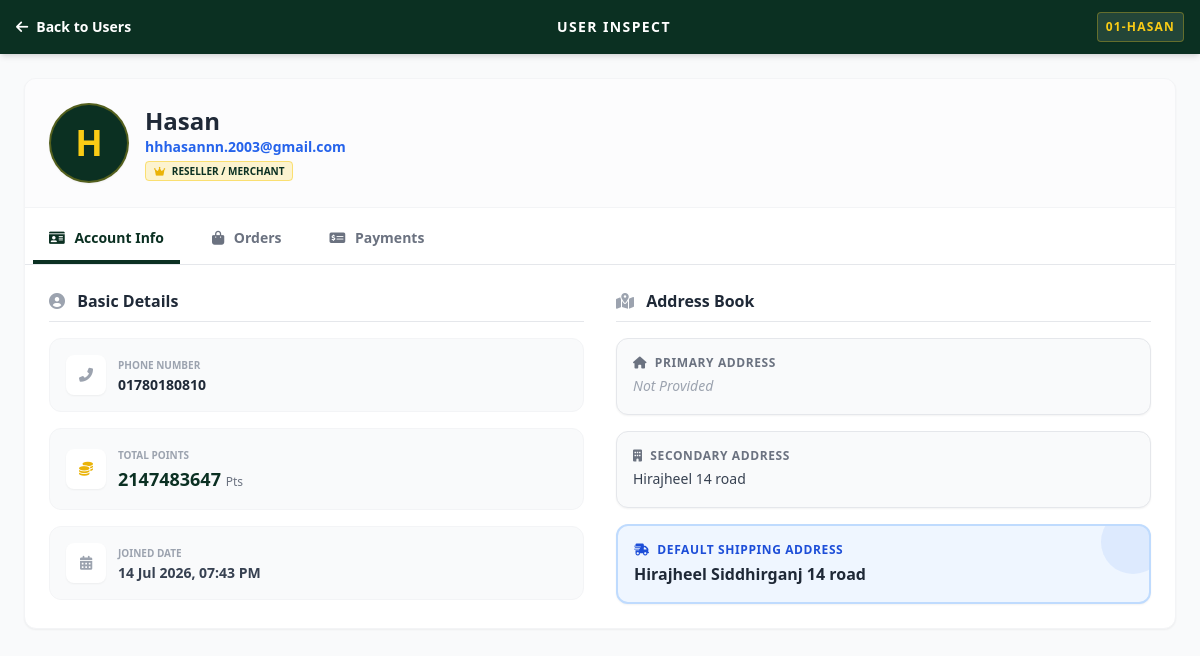
Page /admin/user_view.php?id=1 (signed in) on the committed database.
### tables this page shows
CREATE TABLE `users` (
  `id` int(11) NOT NULL,
  `name` varchar(255) NOT NULL,
  `email` varchar(255) NOT NULL,
  `password` varchar(255) NOT NULL,
  `created_at` timestamp NOT NULL DEFAULT current_timestamp(),
  `phone` varchar(20) DEFAULT NULL,
  `dob` date DEFAULT NULL,
  `primary_address` text DEFAULT NULL,
  `secondary_address` text DEFAULT NULL,
  `shipping_address` text DEFAULT NULL,
  `profile_image` varchar(255) DEFAULT NULL,
  `points` int(11) DEFAULT 0,
  `membership_tier` varchar(50) DEFAULT 'New Member'
);

### admin/user_view.php (the view, shortened to what this page needs)
<?php
include '../db.php';
$user_id = (int)$_GET['id'];
$user_query = $conn->query("SELECT * FROM users WHERE id = $user_id");
$user = $user_query->fetch_assoc();
$first_name = strtok($user['name'], " ");
$shipping_mark = sprintf("%02d-%s", $user['id'], $first_name);
?>
<!DOCTYPE html>
<html lang="en">
<head>
    <script src="https://cdn.tailwindcss.com"></script>
    <link rel="stylesheet" href="https://cdnjs.cloudflare.com/ajax/libs/font-awesome/6.0.0/css/all.min.css">
</head>
<body class="bg-gray-50 h-screen flex flex-col text-sm font-sans">
    <header class="bg-[#0B3022] text-white px-4 py-3 flex justify-between items-center shadow-md z-30">
        <a href="users.php" class="text-white hover:text-[#facc15] flex items-center gap-2 font-bold text-xs md:text-sm"><i class="fas fa-arrow-left"></i> Back to Users</a>
        <h1 class="font-extrabold uppercase tracking-widest text-xs md:text-sm">User Inspect</h1>
        <span class="bg-white/10 px-2 py-1.5 rounded font-black tracking-widest text-[#facc15] text-[10px] md:text-xs border border-[#facc15]/30 shadow-sm uppercase">
            <?php echo $shipping_mark; ?>
        </span>
    </header>
    <main class="flex-1 overflow-y-auto p-3 md:p-6 pb-20">
        <div class="bg-white rounded-xl shadow-sm border border-gray-100 overflow-hidden max-w-6xl mx-auto">
            <div class="p-4 md:p-6 flex items-center gap-3 md:gap-4 border-b border-gray-100 bg-gray-50/50">
                <div class="w-14 h-14 md:w-20 md:h-20 rounded-full bg-[#0B3022] text-[#facc15] flex items-center justify-center font-bold text-2xl md:text-4xl shadow-sm border-2 border-[#facc15]/30">
                    <?php echo strtoupper(substr($user['name'], 0, 1)); ?>
                </div>
                <div>
                    <h2 class="text-base md:text-2xl font-extrabold text-gray-800"><?php echo htmlspecialchars($user['name']); ?></h2>
                    <p class="text-[11px] md:text-sm text-blue-600 font-bold mb-1"><?php echo htmlspecialchars($user['email']); ?></p>
                    <p class="text-[10px]"><span class="bg-[#facc15]/20 text-[#0B3022] px-2 py-0.5 rounded font-extrabold uppercase border border-[#facc15]/50"><i class="fas fa-crown text-[#eab308] mr-1"></i> <?php echo !empty($user['membership_tier']) ? $user['membership_tier'] : 'New Member'; ?></span></p>
                </div>
            </div>
            <div class="flex border-b border-gray-200 bg-white px-2 pt-2 gap-2 md:gap-4 overflow-x-auto no-scrollbar whitespace-nowrap">
                <button onclick="switchTab('account')" id="btn-account" class="tab-btn px-4 py-3 text-xs md:text-sm font-extrabold text-[#0B3022] border-b-4 border-[#0B3022] transition"><i class="fas fa-id-card mr-1.5"></i> Account Info</button>
                <button onclick="switchTab('orders')" id="btn-orders" class="tab-btn px-4 py-3 text-xs md:text-sm font-bold text-gray-500 border-b-4 border-transparent transition"><i class="fas fa-shopping-bag mr-1.5"></i> Orders</button>
                <button onclick="switchTab('payments')" id="btn-payments" class="tab-btn px-4 py-3 text-xs md:text-sm font-bold text-gray-500 border-b-4 border-transparent transition"><i class="fas fa-money-check-alt mr-1.5"></i> Payments</button>
            </div>
            <div id="tab-account" class="tab-content active p-4 md:p-6">
                <div class="grid grid-cols-1 md:grid-cols-2 gap-6 md:gap-8">
                    <div>
                        <h3 class="text-sm md:text-base font-extrabold text-gray-800 border-b pb-2 mb-4"><i class="fas fa-user-circle text-gray-400 mr-2"></i> Basic Details</h3>
                        <div class="space-y-4">
                            <div class="bg-gray-50 p-4 rounded-xl border border-gray-100 flex items-center gap-3">
                                <div class="w-10 h-10 bg-white rounded-lg flex items-center justify-center text-gray-400 shadow-sm"><i class="fas fa-phone-alt"></i></div>
                                <div><p class="text-[10px] text-gray-400 font-bold uppercase">Phone Number</p><p class="font-extrabold text-gray-800"><?php echo !empty($user['phone']) ? $user['phone'] : 'Not Provided'; ?></p></div>
                            </div>
                            <div class="bg-gray-50 p-4 rounded-xl border border-gray-100 flex items-center gap-3">
                                <div class="w-10 h-10 bg-white rounded-lg flex items-center justify-center text-yellow-500 shadow-sm"><i class="fas fa-coins"></i></div>
                                <div><p class="text-[10px] text-gray-400 font-bold uppercase">Total Points</p><p class="font-extrabold text-[#0B3022] text-lg"><?php echo isset($user['points']) ? $user['points'] : 0; ?> <span class="text-xs text-gray-500 font-medium">Pts</span></p></div>
                            </div>
                            <div class="bg-gray-50 p-4 rounded-xl border border-gray-100 flex items-center gap-3">
                                <div class="w-10 h-10 bg-white rounded-lg flex items-center justify-center text-gray-400 shadow-sm"><i class="fas fa-calendar-alt"></i></div>
                                <div><p class="text-[10px] text-gray-400 font-bold uppercase">Joined Date</p><p class="font-bold text-gray-700"><?php echo isset($user['created_at']) ? date('d M Y, h:i A', strtotime($user['created_at'])) : 'Unknown'; ?></p></div>
                            </div>
                        </div>
                    </div>
                    <div>
                        <h3 class="text-sm md:text-base font-extrabold text-gray-800 border-b pb-2 mb-4"><i class="fas fa-map-marked-alt text-gray-400 mr-2"></i> Address Book</h3>
                        <div class="space-y-4 text-sm">
                            <div class="bg-gray-50 p-4 rounded-xl border border-gray-200 shadow-sm">
                                <p class="text-[10px] md:text-xs font-extrabold text-gray-500 uppercase tracking-wider mb-1"><i class="fas fa-home mr-1"></i> Primary Address</p>
                                <p class="text-gray-700 font-medium leading-relaxed"><?php echo !empty($user['address']) ? nl2br(htmlspecialchars($user['address'])) : '<span class="italic text-gray-400">Not Provided</span>'; ?></p>
                            </div>
                            <div class="bg-gray-50 p-4 rounded-xl border border-gray-200 shadow-sm">
                                <p class="text-[10px] md:text-xs font-extrabold text-gray-500 uppercase tracking-wider mb-1"><i class="fas fa-building mr-1"></i> Secondary Address</p>
                                <p class="text-gray-700 font-medium leading-relaxed"><?php echo !empty($user['secondary_address']) ? nl2br(htmlspecialchars($user['secondary_address'])) : '<span class="italic text-gray-400">Not Provided</span>'; ?></p>
                            </div>
                            <div class="bg-blue-50 p-4 rounded-xl border-2 border-blue-200 shadow-sm relative overflow-hidden">
                                <div class="absolute -right-4 -top-4 w-16 h-16 bg-blue-500 rounded-full opacity-10"></div>
                                <p class="text-[10px] md:text-xs font-black text-blue-700 uppercase tracking-wider mb-1"><i class="fas fa-truck-fast mr-1"></i> Default Shipping Address</p>
                                <p class="text-gray-800 font-extrabold leading-relaxed text-sm md:text-base">
                                    <?php
                                        if(!empty($user['shipping_address'])) {
                                            echo nl2br(htmlspecialchars($user['shipping_address']));
                                        } elseif(!empty($user['address'])) {
                                            echo nl2br(htmlspecialchars($user['address'])) . ' <span class="text-[10px] font-normal text-gray-500">(Used Primary)</span>';
                                        } else {
                                            echo '<span class="italic text-gray-400 font-medium">Not Provided</span>';
                                        }
                                    ?>
                                </p>
                            </div>
                        </div>
                    </div>
                </div>
            </div>
        </div>
    </main>
</body>
</html>

### admin/user_view.php (style rules this page uses)
.tab-content { display: none; }
.tab-content.active { display: block; }

### rows in the picture
users: shipping_mark "01-HASAN", name "H", name "Hasan", email "hhhasannn.2003@gmail.com", membership_tier "RESELLER / MERCHANT", phone "01780180810", points "2147483647", created_at "14 Jul 2026, 07:43 PM", secondary_address "Hirajheel 14 road", shipping_address "Hirajheel Siddhirganj 14 road"
